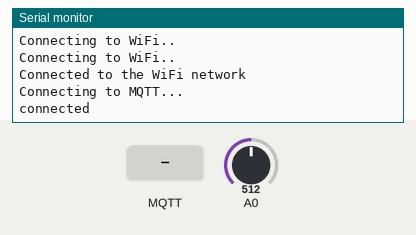
The sketch below on a simulated ESP8266 (NodeMCU). Shown: the last lines printed to the serial monitor. The test bench sets the inputs (shaded band); at power-on: A0 = 512. WiFi joins after 1.5 s; servers stay silent unless stated; no MQTT or app messages arrive unless stated.

Above: at 2.7 s.
2.8 s: MQTT message "1" arrives on the first subscribed topic
At 7.0 s:
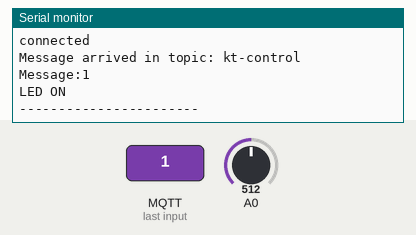
8.0 s: MQTT message "0" arrives on the first subscribed topic
At 12.1 s:
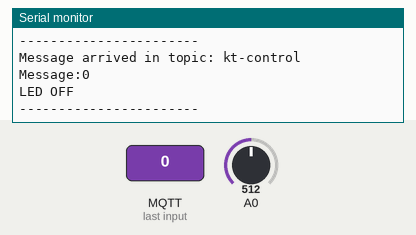
13.0 s: MQTT message "on" arrives on the first subscribed topic
At 17.2 s:
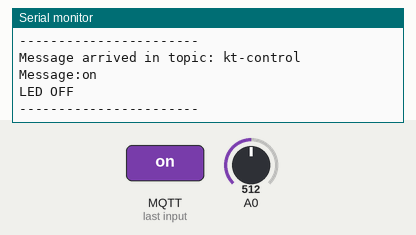
18.0 s: MQTT message "off" arrives on the first subscribed topic
At 22.3 s:
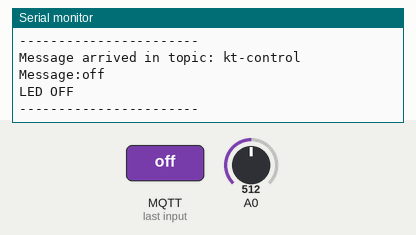

Measured:
- after the input at 2.8 s, the serial monitor: prints a new line after 3.8 s (image 1)
- after the input at 8.0 s, the serial monitor: prints a new line after 3.6 s (image 2)
- after the input at 13.0 s, the serial monitor: prints a new line after 3.6 s (image 3)
- after the input at 18.0 s, the serial monitor: prints a new line after 3.6 s (image 4)

The sketch:

esp8266_mqtt_kt.ino
```cpp
#include <ESP8266WiFi.h>
#include <PubSubClient.h>
#include <ArduinoJson.h>

// https://arduinojson.org/v6/doc/installation/

const char* ssid = "TP-LINK_DE40"; //"KRISH_FTTH";
const char* password =  "password@1234"; // "KRISHtec@5747";
const char* mqttServer = "broker.hivemq.com"; //iot.eclipse.org
const int mqttPort = 1883;
const char* mqttUser = "";
const char* mqttPassword = "";

int nodeId = 1; // change to your respective node id

WiFiClient espClient;
PubSubClient client(espClient);

void setup() {

  Serial.begin(115200);

  WiFi.begin(ssid, password);

  while (WiFi.status() != WL_CONNECTED) {
    delay(500);
    Serial.println("Connecting to WiFi..");
  }
  Serial.println("Connected to the WiFi network");

  client.setServer(mqttServer, mqttPort);
  client.setCallback(callback);

  while (!client.connected()) {
    Serial.println("Connecting to MQTT...");

    if (client.connect("ESP8266Client-kt" + nodeId, mqttUser, mqttPassword )) {

      Serial.println("connected");

    } else {

      Serial.print("failed with state ");
      Serial.print(client.state());
      delay(2000);

    }
  }

  //client.publish("kt-data", "Hello from ESP8266");
  client.subscribe("kt-control");

}

void callback(char* topic, byte* payload, unsigned int length) {

  Serial.print("Message arrived in topic: ");
  Serial.println(topic);

  Serial.print("Message:");
  for (int i = 0; i < length; i++) {
    Serial.print((char)payload[i]);
  }

  Serial.println("");

  if((char)payload[0] == '1') {
    Serial.println("LED ON");
  } else {
    Serial.println("LED OFF");
  }

  Serial.println();
  Serial.println("-----------------------");

}

void loop() {
  client.loop();

  int pin = 1;
  int value = analogRead(A0);
  char buffer[512];

  StaticJsonDocument<200> doc;
  doc["node"] = nodeId;
  doc["pin"] = pin;
  doc["value"] = value;
  serializeJson(doc, buffer);

  client.publish("kt-data/1", buffer);

  delay(5000);

}
```
